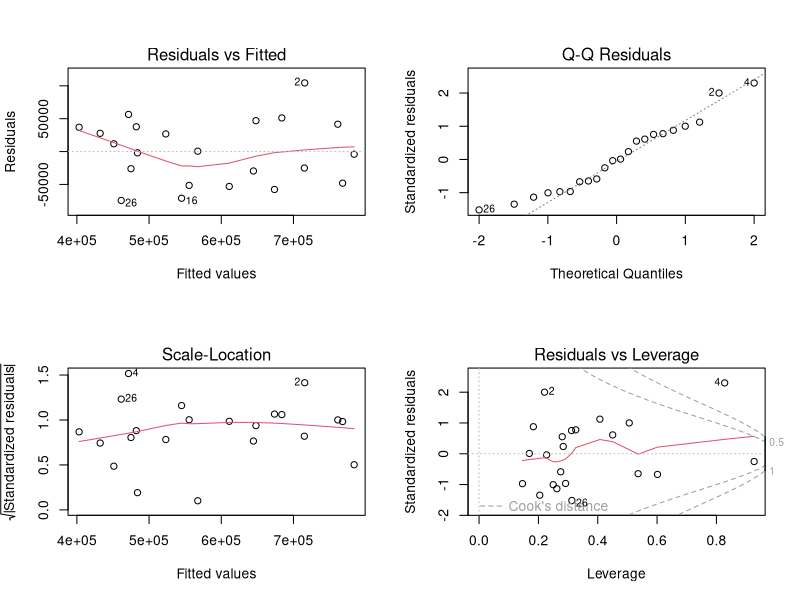
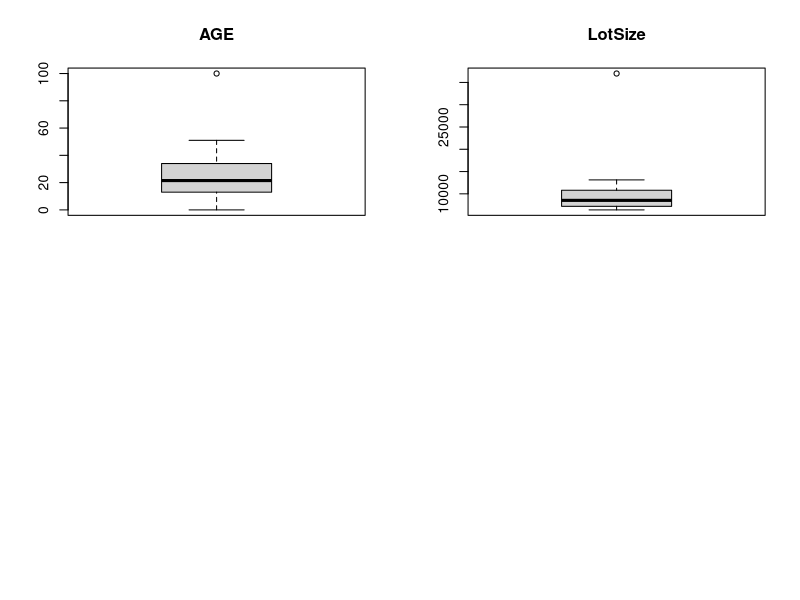
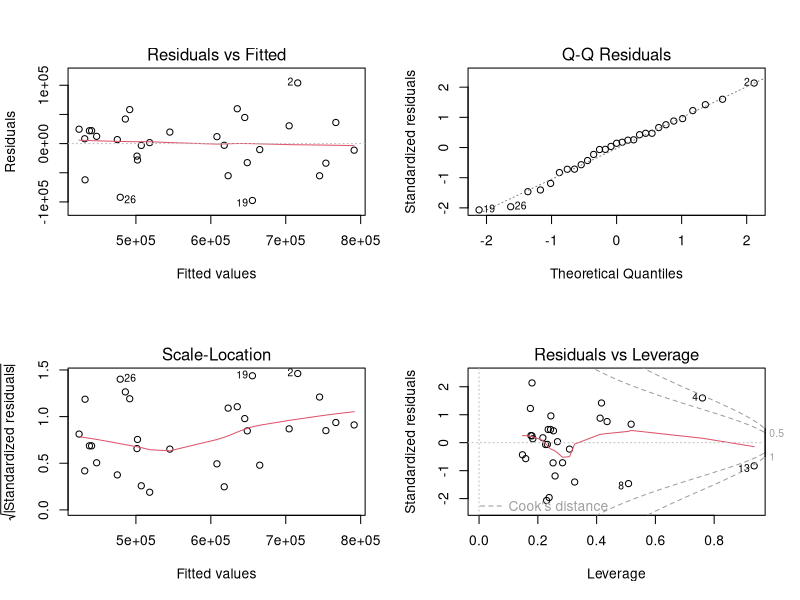
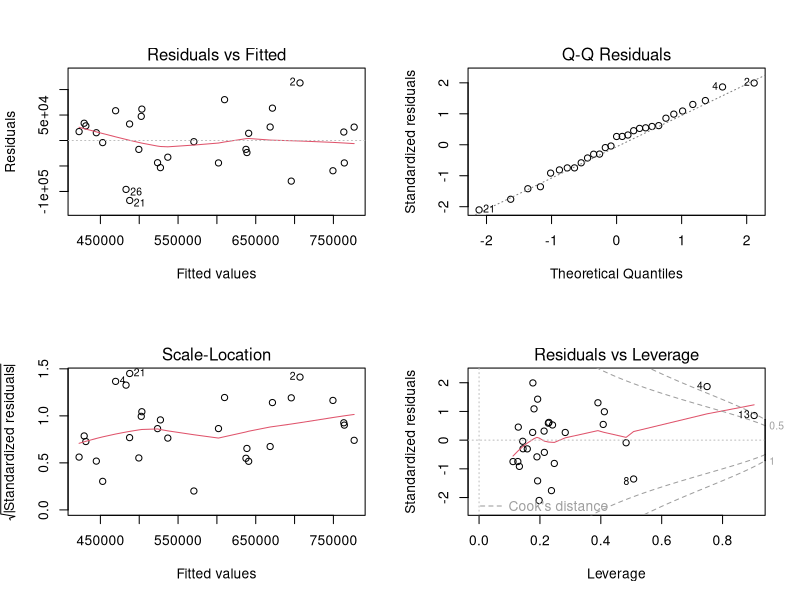

Write the R code that produced these figures, in order.

# input house data
getwd()
rm(list=ls())
houseData <- read.csv('top8Data.csv', as.is=TRUE, header=TRUE)
houseData

#########################Listwise Deletion##########################################
DataListwiseDelete<-na.omit(houseData)
DataListwiseDelete$Suite<-as.factor(DataListwiseDelete$Suite)
DataListwiseDelete$Renovated<-as.factor(DataListwiseDelete$Renovated)

# Now no missing value in the new dataset CONSTRUSTION LINEAR REGRESSION MODEL
fitSellPrice<-lm(SellPrice~DaysOnMarket+Age+HouseSize+LotSize+Bedrooms+Renovated+Suite, data=DataListwiseDelete)
summary(fitSellPrice) 
newPrice<-data.frame(DaysOnMarket=14,Age=20,HouseSize=3000,LotSize=7200,Bedrooms=6,Bathrooms=4,Renovated=factor(0),Suite=factor(0))
predictedPrice<-round(predict(fitSellPrice,newPrice))
predictedPrice
predictInterval<-predict(fitSellPrice,newPrice,interval="predict")
predictInterval
#s is the standard deviation of the residuals
sqrt(deviance(fitSellPrice)/df.residual(fitSellPrice))
par(mfrow=c(2,2))
plot(fitSellPrice)


##########################Imputation methods########################################
houseData
DataImputation<-houseData
DataImputation

# Because Renovated and Suite are binary varaibles, we can't not use mean and regression
# Therefore, we treat Binary variables as factors
DataImputation$Suite<-as.factor(DataImputation$Suite)
DataImputation$Renovated<-as.factor(DataImputation$Renovated)

#guess binary missing value Suite and Renovated
DataImputation$Suite[is.na(DataImputation$Suite)] <- factor(0)
DataImputation$Renovated[is.na(DataImputation$Renovated)] <- factor(sample(0:1,4,replace=T))

#predict daysOnMarket--b/c all variables has a relationship with DaysOnMarket
daysMarketPredict<-lm(DaysOnMarket~SellPrice+Age+HouseSize+LotSize+Bedrooms+Bathrooms+Renovated+Suite, data=DataImputation)
summary(daysMarketPredict) 
newdaysMarket<-data.frame(SellPrice=655000,Age=6,HouseSize=4632,LotSize=9639,Bedrooms=8,Bathrooms=5,Renovated=factor(0),Suite=factor(0))
predictedmarket<-round(predict(daysMarketPredict,newdaysMarket))
predictedmarket
DataImputation$DaysOnMarket[is.na(DataImputation$DaysOnMarket)]<-predictedmarket

#check outliers
boxplot(DataImputation$Age, main="AGE") # one outlier on Age
boxplot(DataImputation$LotSize, main="LotSize") # one outlier on Lotsize

#predict Age--b/c age is independent with other independent variables, we use MEAN SUBSTITUTION
is.na(DataImputation$Age)
predictAge<- round(mean(DataImputation$Age, na.rm = TRUE))
predictAge
DataImputation$Age[is.na(DataImputation$Age)]<-predictAge
is.na(DataImputation$Age)

#predict LotSize--for LotSize we use MEAN SUBSTITUTION
is.na(DataImputation$LotSize)
predictLotSize<- round(mean(DataImputation$LotSize, na.rm = TRUE))
predictLotSize
DataImputation$LotSize[is.na(DataImputation$LotSize)]<-predictLotSize
is.na(DataImputation$LotSize)

# REGRESSION IMPUTATION--bathrooms =b0+b1bedrooms+b2houseSize+b3suite
fitBathroom<-lm(Bathrooms~Bedrooms+HouseSize+Suite,data=DataImputation, na.action=na.omit)
summary(fitBathroom)
newdata<-data.frame(Bedrooms = 5, HouseSize = 4427, Suite = factor(1))
predictBathroom<- round(predict(fitBathroom,newdata))
predictBathroom
DataImputation$Bathrooms[is.na(DataImputation$Bathrooms)]<- predictBathroom
is.na(DataImputation$Bathrooms)

DataImputation

# Now no missing value in the new dataset CONSTRUSTION LINEAR REGRESSION MODEL
fitSellPrice<-lm(SellPrice~DaysOnMarket+Age+HouseSize+LotSize+Bedrooms+Bathrooms+Renovated+Suite, data=DataImputation)
summary(fitSellPrice) 
newPrice<-data.frame(DaysOnMarket=14,Age=20,HouseSize=3000,LotSize=7200,Bedrooms=6,Bathrooms=4,Renovated=factor(0),Suite=factor(0))
predictedPrice<-round(predict(fitSellPrice,newPrice))
predictedPrice
predictInterval<-predict(fitSellPrice,newPrice,interval="predict")
predictInterval

par(mfrow=c(2,2))
plot(fitSellPrice)

#check correlation From the correlation, Bathrooms and HouseSize are strong correlated.
#having a fair amount of missing data and you would be looking for a sensible multiple imputation strategy 
#to fill in the spaces
cor(as.matrix(DataImputation[,c(1,2,3,4,5,6,7)]), use="pairwise.complete.obs")
#Based on the result, Bathrooms and HouseSize are strongly corrleted, so ignore bathrooms in regression


# do regression again with bathroom
fitSellPrice2<-lm(SellPrice~DaysOnMarket+Age+HouseSize+LotSize+Bedrooms+Renovated+Suite, data=DataImputation)
summary(fitSellPrice2) 
newPrice2<-data.frame(DaysOnMarket=14,Age=20,HouseSize=3000,LotSize=7200,Bedrooms=6,Renovated=factor(0),Suite=factor(0))
predictedPrice2<-round(predict(fitSellPrice2,newPrice2))
predictedPrice2
predictInterval2<-predict(fitSellPrice2,newPrice2,interval="predict")
predictInterval2

par(mfrow=c(2,2))
plot(fitSellPrice2)



